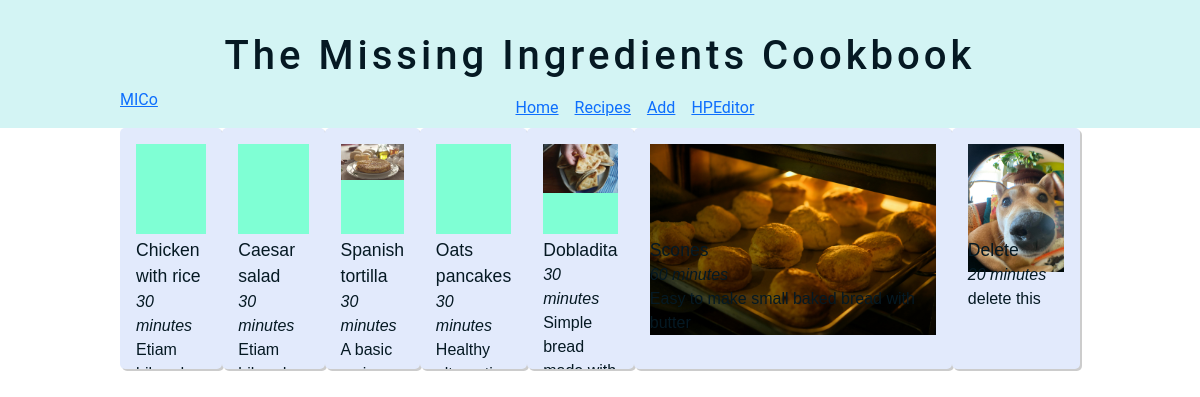
The page /all-recipes on the database its author committed.
### cookbook/models.py (models this page shows, shortened)
class Recipe(models.Model):
    recipe_name = models.CharField(max_length=100)
    recipe_description = models.CharField(max_length=60)
    recipe_ingredients = models.ManyToManyField(Ingredient, blank=True)
    recipe_ammounts = models.CharField(max_length=200)
    recipe_type = models.ManyToManyField(Recipe_type)
    steps = models.TextField(max_length=1000)
    recipe_time = models.CharField(max_length=100)
    recipe_image= models.ImageField(null=True, blank=True, upload_to="images/")

### cookbook/views.py (the view)
# urls.py: path('all-recipes', views.all_recipes, name='all-recipes'),
def all_recipes(request):
    menu = Recipe.objects.all()
    return render(request, "cookbook/all-recipes.html", { "menu": menu})

### cookbook/templates/cookbook/all-recipes.html
{% extends "cookbook/layout.html" %}
{% block body %}
    <section id="menu-container">
        {% for recipe in menu %}
        <div class='cell-container fade-in'>
            <div class='result-cell'>
                <a href="/{{recipe.id}}/hey">
                    <div class='result-img-container'>
                        {% if recipe.recipe_image %}
                        <img src="{{recipe.recipe_image.url}}" alt="" style="width: 100%;">
                        {% endif %}
                    </div>
                    <div class='result-text'>
                        <p class='result-name' >{{recipe.recipe_name}}</p>
                        <p style="font-style: italic;">{{recipe.recipe_time}}</p>
                        <p class='result-description'>{{recipe.recipe_description}}</p>
                    </div>
                    </a>
                </div>
        </div>
    {% endfor %}
    </section>
{% endblock %}

### cookbook/templates/cookbook/layout.html (shortened to what this page needs)
{% load static %}
<!DOCTYPE html>
<html lang="en">
    <head>
        <link rel="stylesheet" href="{% static 'cookbook/style.css' %}">
        <link href="https://cdn.jsdelivr.net/npm/bootstrap@5.0.2/dist/css/bootstrap.min.css" rel="stylesheet">
    </head>
    <body>
        <header id="title">
            <h1>The Missing Ingredients Cookbook</h1>
            <nav>
                <p><a href="{% url 'index' %}">MICo</a></p>
                <ul>
                    <li><a href="{% url 'index' %}">Home</a></li>
                    <li><a href="{% url 'all-recipes' %}">Recipes</a></li>
                    <li><a href="{% url 'add' %}">Add</a></li>
                    <li><a href="{% url 'editor' %}">HPEditor</a></li>
                </ul>
            </nav>
        </header>
        <main>
            {% block body %}
            {% endblock%}
        </main>
    </body>
</html>

### cookbook/static/cookbook/style.css (style rules this page uses)
* { margin:0; padding: 0; box-sizing: border-box; color: #051923; }
p { margin-bottom: 0 !important; }
html, body { height: 100%; background-color: #FFF6F6; }
header { font-family: "roboto"; }
section { font-family: "arial"; }
a { color: #051923; }
main { margin: 0 auto; padding: 0 10%; }
header { background-color: #d3f4f4; }
#title h1 { text-align: center; padding-top: 2rem; font-size:2.5rem; letter-spacing: 0.25rem; }
nav { display: flex; padding: 0 10%; }
nav ul { margin: 0 auto; list-style: none; display: flex; }
nav ul li { padding: 8px; }
body { background: #edf2fb; }
.fade-in { animation-name: results-fadein; animation-duration: 1s; animation-fill-mode: forwards; }
.result-cell { background-color: #e2eafc; border-radius: 5px; height: 241px; padding: 1rem; overflow: clip; color: black; box-shadow: 2px 2px rgba(0, 0, 0, 0.2); transition: padding 0.5s, font-size 0.5s; }
.result-name { margin-bottom: 1rem; font-size: 1.10rem; font-weight: 510; }
.result-description { margin-bottom: 0; }
.result-cell a { text-decoration: none; }
.result-img-container { background-color: aquamarine; height: 90px; margin-bottom: 3px; }
#menu-container { display: flex; flex-direction: row; }

### rows shown on the page
Recipe: recipe_name "Chicken with rice", recipe_time "30 minutes", recipe_description "Etiam…"
Recipe: recipe_name "Caesar salad", recipe_time "30 minutes", recipe_description "Etiam…"
Recipe: recipe_image (picture), recipe_name "Spanish tortilla", recipe_time "30 minutes", recipe_description "A basic…"
Recipe: recipe_name "Oats pancakes", recipe_time "30 minutes", recipe_description "Healthy…"
Recipe: recipe_image (picture), recipe_name "Dobladita", recipe_time "30 minutes", recipe_description "Simple bread…"
Recipe: recipe_image (picture), recipe_name "Scones", recipe_time "60 minutes", recipe_description "Easy to make small baked bread with butter"
Recipe: recipe_image (picture), recipe_name "Delete", recipe_time "20 minutes", recipe_description "delete this"
